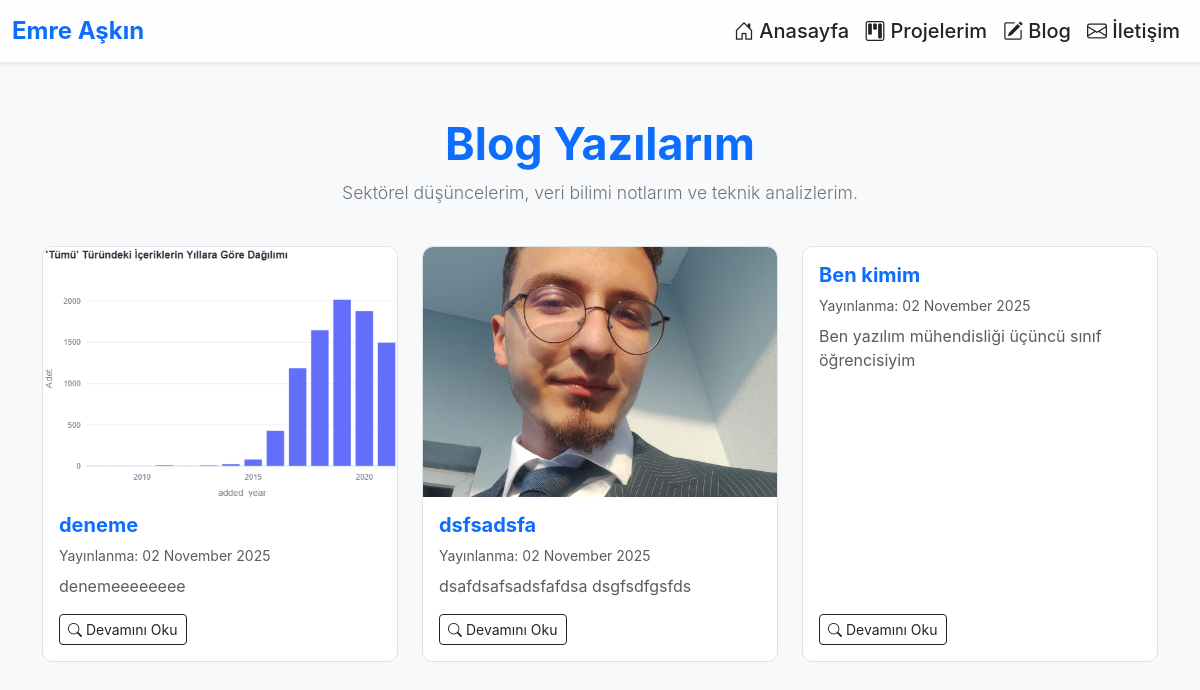
Screenshot of /blog/ with the database file from the repository.
### blog/models.py (models this page shows, shortened)
class Post(models.Model):
    title = models.CharField(max_length=255)
    cover_image = models.ImageField(
        upload_to='blog_covers/',
        blank=True, null=True,
        verbose_name="Kapak Resmi (Örn: 1200x600px)"
    )
    content = RichTextField(verbose_name="İçerik")
    created_at = models.DateTimeField(auto_now_add=True)
    updated_at = models.DateTimeField(auto_now=True)
    class Meta:
        ordering = ['-created_at']

### blog/views.py (the view)
# urls.py: path('', views.post_list_view, name='post_list'),
def post_list_view(request):
    posts = Post.objects.all()
    context = {'posts': posts}
    return render(request, 'blog/post_list.html', context)

### templates/blog/post_list.html (shortened to what this page needs)
{% extends '_base.html' %}
{% block content %}
<div class="container-fluid">
    <div class="page-header">
        <h1>Blog Yazılarım</h1>
        <p class="lead">
            Sektörel düşüncelerim, veri bilimi notlarım ve teknik analizlerim.
        </p>
    </div>
    <div class="container">
        <div class="row row-cols-1 row-cols-md-2 row-cols-lg-3 g-4">
            {% for post in posts %}
            <div class="col">
                <div class="card h-100 custom-card"
                     data-aos="fade-up"
                     data-aos-delay="{{ forloop.counter0 }}00">
                    {% if post.cover_image %}
                        <a href="{% url 'post_detail' pk=post.pk %}">
                            <img src="{{ post.cover_image.url }}" class="card-img-top" alt="{{ post.title }} Kapak Resmi" style="height: 250px; object-fit: cover;">
                        </a>
                    {% endif %}
                    <div class="card-body d-flex flex-column">
                        <h5 class="card-title">
                            <a href="{% url 'post_detail' pk=post.pk %}" style="text-decoration: none; color: var(--primary-color);">
                                {{ post.title }}
                            </a>
                        </h5>
                        <small class="card-text text-muted mb-2">
                            Yayınlanma: {{ post.created_at|date:"d F Y" }}
                        </small>
                        <p class="card-text text-muted">
                            {{ post.content|striptags|truncatewords:20 }}
                        </p>
                        <div class="mt-auto">
                            <a href="{% url 'post_detail' pk=post.pk %}" class="btn btn-sm btn-outline-dark">
                                <i class="bi bi-search"></i> Devamını Oku
                            </a>
                        </div>
                    </div>
                </div>
            </div>
            {% empty %}
                <div class="col">
                    <p>Henüz gösterilecek blog yazısı yok.</p>
                </div>
            {% endfor %}
        </div> </div> {% endblock content %}

### static/css/main.css (style rules this page uses)
:root { --primary-color: #0d6efd; --primary-hover: #0b5ed7; --bg-color: #f8f9fa; --surface-color: #ffffff; --text-color: #212529; --text-muted: #6c757d; --border-color: #dee2e6; --font-sans: -apple-system, BlinkMacSystemFont, "Segoe UI", Roboto, Helvetica, Arial, sans-serif; }
body { font-family: var(--font-sans); background-color: var(--bg-color); color: var(--text-color); }
h1, h2, h3, h4, h5, h6 { color: var(--primary-color); font-weight: 700; }
.page-header { text-align: center; padding-top: 3.5rem; margin-bottom: 2.5rem; }
.page-header h1 { font-size: 2.8rem; font-weight: 700; margin-bottom: 0.5rem; }
.page-header p.lead { font-size: 1.1rem; color: var(--text-muted); max-width: 600px; margin: 0 auto; }
.custom-card { background-color: var(--surface-color); border: 1px solid var(--border-color); border-radius: 10px; transition: transform 0.3s, box-shadow 0.3s; }
.custom-card .card-img-top { border-top-left-radius: 10px; border-top-right-radius: 10px; }

### rows the page displays
Post: cover_image (picture), title "deneme", created_at "02 November 2025", content "denemeeeeeeee"
Post: cover_image (picture), title "dsfsadsfa", created_at "02 November 2025", content "dsafdsafsadsfafdsa dsgfsdfgsfds"
Post: title "Ben kimim", created_at "02 November 2025", content "Ben yazılım mühendisliği üçüncü sınıf öğrencisiyim"
